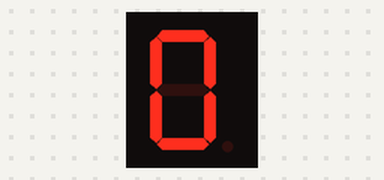
Bench run of a sketch on a simulated Arduino Uno, built with avr-gcc and run on an emulated ATmega328P. Shown: 1-digit seven-segment display. Wiring (inferred from the names in the program): 1-digit 7-segment display, segments lit when HIGH: segments pin 3, pin 4, pin 5, pin 6, pin 7, pin 8, pin 9. The segment pins are drawn as the display they are named for.

Above: at 0.1 s.
At 7.1 s:
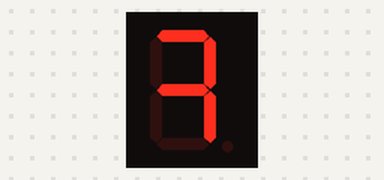
At 10.1 s:
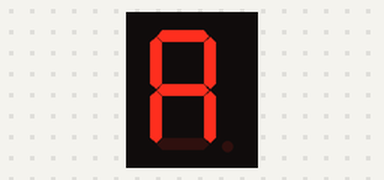
At 12.1 s:
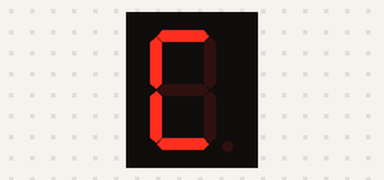
At 13.1 s:
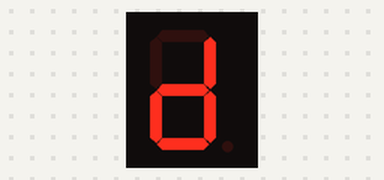
At 15.1 s:
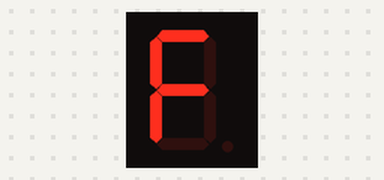

The sketch:

display_7_1.ino
```cpp
//SE CREAN VARIABLES DE ACUERDO AL DISPLAY, PUSH Y CONTADOR
int a=3;
int b=4;
int c=5;
int d=6;
int e=7;
int f=8;
int g=9;

int contador=0;
//SE CONFIGURA PINES DE DISPLAY Y PUSH BUTTON
void setup(){
  pinMode(a,OUTPUT);
  pinMode(b,OUTPUT);
  pinMode(c,OUTPUT);
  pinMode(d,OUTPUT);
  pinMode(e,OUTPUT);
  pinMode(f,OUTPUT);
  pinMode(g,OUTPUT);

  Serial.begin(9600);
  cero();
}

void loop(){


  cero();
  delay(1000);
  uno();
  delay(1000);
  dos();delay(1000);
  tres();delay(1000);
  cuatro();delay(1000);
  cinco();delay(1000);
  seis();delay(1000);
  siete();delay(1000);
  ocho();delay(1000);
  nueve();delay(1000);
  aa();delay(1000);
  bb();delay(1000);
  cc();delay(1000);
  dd();delay(1000);
  ee();delay(1000);
  ff();delay(1000);
  cero();delay(1000);

}
//FUNCIONES DE VALOR DE DISPLAY
void cero(){
  digitalWrite(a,HIGH);
  digitalWrite(b,HIGH);
  digitalWrite(c,HIGH);
  digitalWrite(d,HIGH);
  digitalWrite(e,HIGH);
  digitalWrite(f,HIGH);
  digitalWrite(g,LOW);
}
void uno(){
  digitalWrite(a,LOW);
  digitalWrite(b,HIGH);
  digitalWrite(c,HIGH);
  digitalWrite(d,LOW);
  digitalWrite(e,LOW);
  digitalWrite(f,LOW);
  digitalWrite(g,LOW);
}
void dos(){
  digitalWrite(a,HIGH);
  digitalWrite(b,HIGH);
  digitalWrite(c,LOW);
  digitalWrite(d,HIGH);
  digitalWrite(e,HIGH);
  digitalWrite(f,LOW);
  digitalWrite(g,HIGH);
}
void tres(){
  digitalWrite(a,HIGH);
  digitalWrite(b,HIGH);
  digitalWrite(c,HIGH);
  digitalWrite(d,HIGH);
  digitalWrite(e,LOW);
  digitalWrite(f,LOW);
  digitalWrite(g,HIGH);
}
void cuatro(){
  digitalWrite(a,LOW);
  digitalWrite(b,HIGH);
  digitalWrite(c,HIGH);
  digitalWrite(d,LOW);
  digitalWrite(e,LOW);
  digitalWrite(f,HIGH);
  digitalWrite(g,HIGH);
}
void cinco(){
  digitalWrite(a,HIGH);
  digitalWrite(b,LOW);
  digitalWrite(c,HIGH);
  digitalWrite(d,HIGH);
  digitalWrite(e,LOW);
  digitalWrite(f,HIGH);
  digitalWrite(g,HIGH);
}
void seis(){
  digitalWrite(a,HIGH);
  digitalWrite(b,LOW);
  digitalWrite(c,HIGH);
  digitalWrite(d,HIGH);
  digitalWrite(e,HIGH);
  digitalWrite(f,HIGH);
  digitalWrite(g,HIGH);
}
void siete(){
  digitalWrite(a,HIGH);
  digitalWrite(b,HIGH);
  digitalWrite(c,HIGH);
  digitalWrite(d,LOW);
  digitalWrite(e,LOW);
  digitalWrite(f,LOW);
  digitalWrite(g,HIGH);
}
void ocho(){
  digitalWrite(a,HIGH);
  digitalWrite(b,HIGH);
  digitalWrite(c,HIGH);
  digitalWrite(d,HIGH);
  digitalWrite(e,HIGH);
  digitalWrite(f,HIGH);
  digitalWrite(g,HIGH);
}
void nueve(){
  digitalWrite(a,HIGH);
  digitalWrite(b,HIGH);
  digitalWrite(c,HIGH);
  digitalWrite(d,HIGH);
  digitalWrite(e,LOW);
  digitalWrite(f,HIGH);
  digitalWrite(g,HIGH);
}
void aa(){
  digitalWrite(a,HIGH);
  digitalWrite(b,HIGH);
  digitalWrite(c,HIGH);
  digitalWrite(d,LOW);
  digitalWrite(e,HIGH);
  digitalWrite(f,HIGH);
  digitalWrite(g,HIGH);
}
void bb(){
  digitalWrite(a,LOW);
  digitalWrite(b,LOW);
  digitalWrite(c,HIGH);
  digitalWrite(d,HIGH);
  digitalWrite(e,HIGH);
  digitalWrite(f,HIGH);
  digitalWrite(g,HIGH);
}
void cc(){
  digitalWrite(a,HIGH);
  digitalWrite(b,LOW);
  digitalWrite(c,LOW);
  digitalWrite(d,HIGH);
  digitalWrite(e,HIGH);
  digitalWrite(f,HIGH);
  digitalWrite(g,LOW);
}
void dd(){
  digitalWrite(a,LOW);
  digitalWrite(b,HIGH);
  digitalWrite(c,HIGH);
  digitalWrite(d,HIGH);
  digitalWrite(e,HIGH);
  digitalWrite(f,LOW);
  digitalWrite(g,HIGH);
}
void ee(){
  digitalWrite(a,HIGH);
  digitalWrite(b,LOW);
  digitalWrite(c,LOW);
  digitalWrite(d,HIGH);
  digitalWrite(e,HIGH);
  digitalWrite(f,HIGH);
  digitalWrite(g,HIGH);
}
void ff(){
  digitalWrite(a,HIGH);
  digitalWrite(b,LOW);
  digitalWrite(c,LOW);
  digitalWrite(d,LOW);
  digitalWrite(e,HIGH);
  digitalWrite(f,HIGH);
  digitalWrite(g,HIGH);
  contador=0;
}
```

Measured:
- by itself, everything shown: repeats every 17.0 s, in 16 steps
- what the display in image 1 shows lasts 1.0 s, from 7.0 s to 8.0 s
